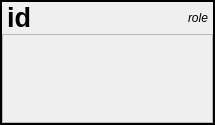
<?xml version="1.0" encoding="UTF-8"?>
<ui version="4.0">
 <class>Form</class>
 <widget class="QWidget" name="Form">
  <property name="geometry">
   <rect>
    <x>0</x>
    <y>0</y>
    <width>215</width>
    <height>125</height>
   </rect>
  </property>
  <property name="sizePolicy">
   <sizepolicy hsizetype="Expanding" vsizetype="Fixed">
    <horstretch>0</horstretch>
    <verstretch>0</verstretch>
   </sizepolicy>
  </property>
  <property name="windowTitle">
   <string>Form</string>
  </property>
  <layout class="QVBoxLayout" name="verticalLayout_2">
   <property name="spacing">
    <number>0</number>
   </property>
   <property name="margin">
    <number>0</number>
   </property>
   <item>
    <widget class="QFrame" name="frame">
     <property name="frameShape">
      <enum>QFrame::Box</enum>
     </property>
     <property name="frameShadow">
      <enum>QFrame::Plain</enum>
     </property>
     <property name="lineWidth">
      <number>2</number>
     </property>
     <layout class="QVBoxLayout" name="verticalLayout">
      <property name="spacing">
       <number>1</number>
      </property>
      <property name="margin">
       <number>0</number>
      </property>
      <item>
       <layout class="QHBoxLayout" name="horizontalLayout">
        <property name="spacing">
         <number>1</number>
        </property>
        <property name="leftMargin">
         <number>5</number>
        </property>
        <property name="rightMargin">
         <number>5</number>
        </property>
        <item>
         <widget class="QLabel" name="IDLabel">
          <property name="font">
           <font>
            <pointsize>20</pointsize>
            <weight>75</weight>
            <bold>true</bold>
           </font>
          </property>
          <property name="text">
           <string>id</string>
          </property>
         </widget>
        </item>
        <item>
         <spacer name="horizontalSpacer">
          <property name="orientation">
           <enum>Qt::Horizontal</enum>
          </property>
          <property name="sizeHint" stdset="0">
           <size>
            <width>40</width>
            <height>20</height>
           </size>
          </property>
         </spacer>
        </item>
        <item>
         <widget class="QLabel" name="RoleLabel">
          <property name="sizePolicy">
           <sizepolicy hsizetype="Preferred" vsizetype="Preferred">
            <horstretch>0</horstretch>
            <verstretch>0</verstretch>
           </sizepolicy>
          </property>
          <property name="font">
           <font>
            <italic>true</italic>
           </font>
          </property>
          <property name="text">
           <string>role</string>
          </property>
         </widget>
        </item>
       </layout>
      </item>
      <item>
       <widget class="QScrollArea" name="List">
        <property name="horizontalScrollBarPolicy">
         <enum>Qt::ScrollBarAlwaysOff</enum>
        </property>
        <property name="widgetResizable">
         <bool>true</bool>
        </property>
        <widget class="QWidget" name="ListContent">
         <property name="geometry">
          <rect>
           <x>0</x>
           <y>0</y>
           <width>209</width>
           <height>79</height>
          </rect>
         </property>
        </widget>
       </widget>
      </item>
     </layout>
    </widget>
   </item>
  </layout>
 </widget>
 <resources/>
 <connections/>
</ui>
